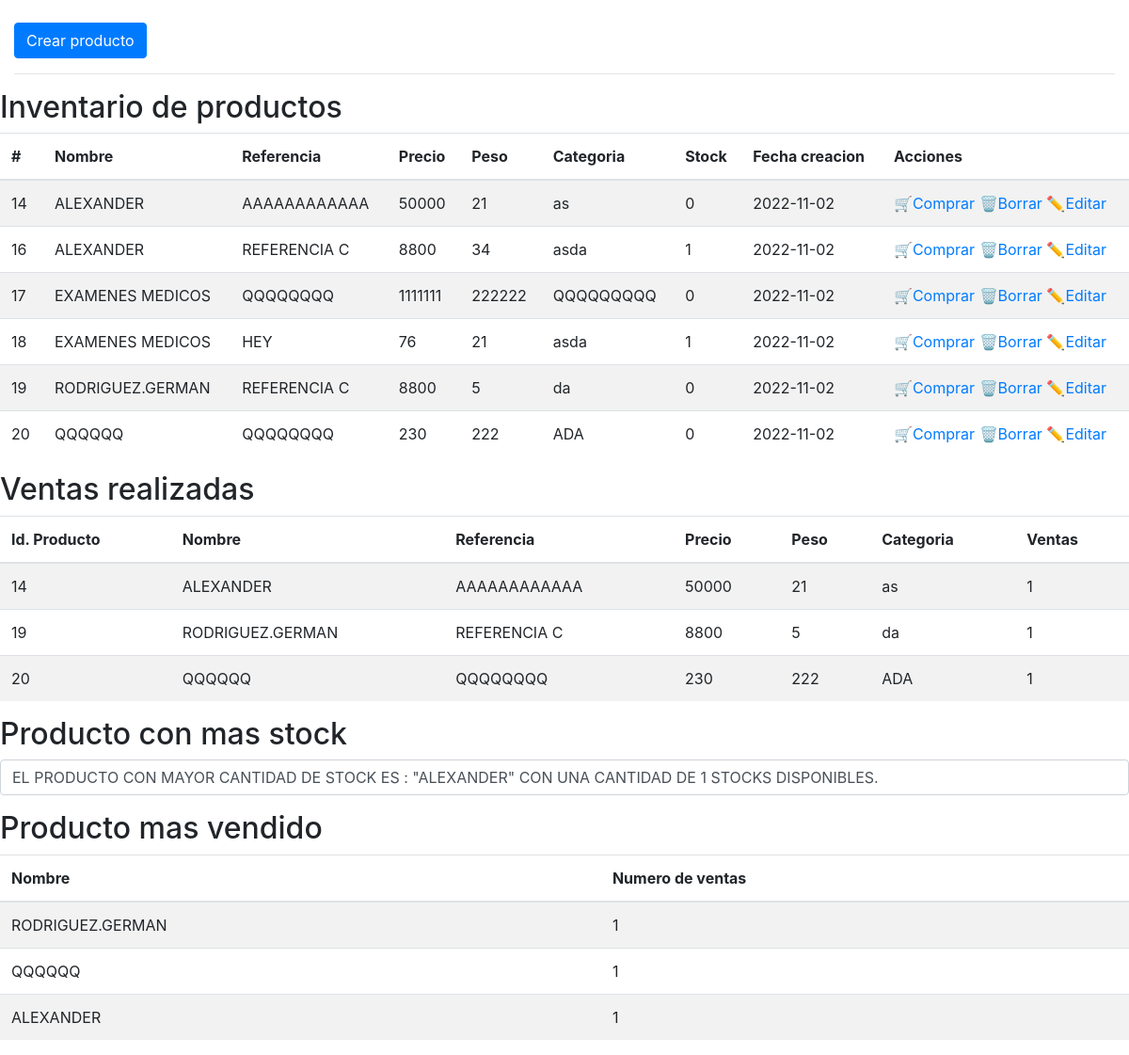
The app's page /, older data.
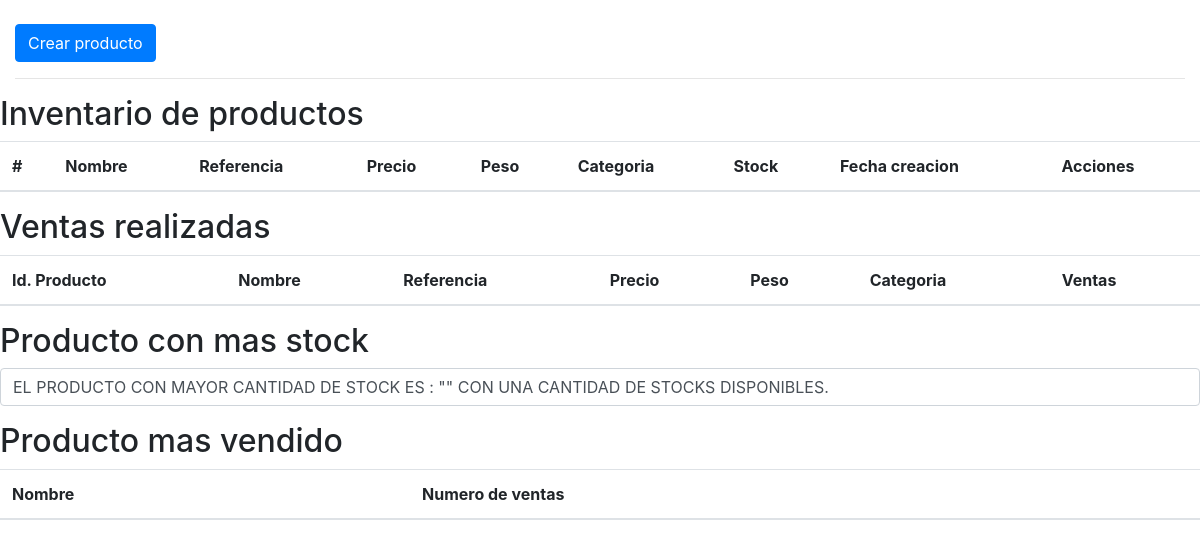
The same page, newer data.
### tables this page shows
CREATE TABLE `productos` (
  `prd_id` int(11) NOT NULL,
  `prd_nombre` varchar(100) NOT NULL,
  `prd_referencia` varchar(50) NOT NULL,
  `prd_precio` int(11) NOT NULL,
  `prd_peso` int(11) NOT NULL,
  `prd_categoria` varchar(100) NOT NULL,
  `prd_stock` int(11) NOT NULL,
  `prd_creado` date NOT NULL
);

CREATE TABLE `ventas` (
  `vnt_id` int(11) NOT NULL,
  `vnt_prd_id` int(11) NOT NULL,
  `vnt_cantidad` int(11) NOT NULL
);

### php/producto.php (called while the page is built, shortened)
<?php
    class _productos {
		function getProductos() {
            $db = new DB();
			$connect = $db->connect();
			$productos = [];
			$sql = "SELECT * FROM productos";
			$query = $connect -> prepare($sql);
			$query -> execute();
			$results = $query -> fetchAll(PDO::FETCH_OBJ);
			if($query -> rowCount() > 0)   {
				foreach($results as $result) {
					array_push($productos, $result);
			   }
			}
			return $productos;
		}
        function getVentas() {
            $db = new DB();
            $connect = $db->connect();
            $productos = [];
            $sql = "SELECT * FROM ventas INNER JOIN productos
            ON ventas.vnt_prd_id = productos.prd_id";
            $query = $connect -> prepare($sql);
            $query -> execute();
            $results = $query -> fetchAll(PDO::FETCH_OBJ);
            if($query -> rowCount() > 0)   {
                foreach($results as $result) {
                    array_push($productos, $result);
               }
            }
            return $productos;
        }
        function getProductoMayorStock() {
            $db = new DB();
            $connect = $db->connect();
            $productos = [];
            $sql = "SELECT MAX(`prd_stock`) as stock, prd_nombre FROM productos";
            $query = $connect -> prepare($sql);
            $query -> execute();
            $results = $query -> fetchAll(PDO::FETCH_OBJ);
            if($query -> rowCount() > 0)   {
                foreach($results as $result) {
                    array_push($productos, $result);
               }
            }
            return $productos;
        }
        function getProductoMayorVentas() {
            $db = new DB();
            $connect = $db->connect();
            $productos = [];
            $sql = "SELECT prd_nombre, SUM(vnt.vnt_cantidad) AS ventas FROM productos prd INNER JOIN ventas vnt ON(vnt.vnt_prd_id = prd.prd_id) GROUP BY prd.prd_id ORDER BY ventas DESC";
            $query = $connect -> prepare($sql);
            $query -> execute();
            $results = $query -> fetchAll(PDO::FETCH_OBJ);
            if($query -> rowCount() > 0)   {
                foreach($results as $result) {
                    array_push($productos, $result);
               }
            }
            return $productos;
        }
	}
 ?>

### index.php (the view, shortened to what the changed rows need)
<?php
    require_once 'php/producto.php';
    $productos = new _productos();
    $get_productos = $productos->getProductos();
    $get_ventas = $productos->getVentas();
    $get_max_stock = $productos->getProductoMayorStock();
    $get_max_ventas = $productos->getProductoMayorVentas();
 ?>
<?php include "templates/header.php"; ?>
<div class="container-fluid">
  <div class="row">
  </div>
</div>
    <h2>Inventario de productos</h2>
    <table class="table table-striped">
        <thead>
          <tr>
            <th>#</th>
            <th>Nombre</th>
            <th>Referencia</th>
            <th>Precio</th>
            <th>Peso</th>
            <th>Categoria</th>
            <th>Stock</th>
            <th>Fecha creacion</th>
            <th>Acciones</th>
          </tr>
        </thead>
        <tbody>
          <?php
          if ($get_productos>0) {
            foreach ($get_productos as $fila) {
              ?>
              <tr>
                <td><?php echo $fila->prd_id; ?></td>
                <td><?php echo $fila->prd_nombre; ?></td>
                <td><?php echo $fila->prd_referencia; ?></td>
                <td><?php echo $fila->prd_precio; ?></td>
                <td><?php echo $fila->prd_peso; ?></td>
                <td><?php echo $fila->prd_categoria; ?></td>
                <td><?php echo $fila->prd_stock; ?></td>
                <td><?php echo $fila->prd_creado; ?></td>
                <td>
                  <a href="<?='venta.php?id='.$fila->prd_id; ?>">🛒Comprar</a>
                  <a href="<?='borrar.php?id='.$fila->prd_id; ?>">🗑️Borrar</a>
                  <a href="<?='editar.php?id='.$fila->prd_id; ?>">✏️Editar</a>
                </td>
              </tr>
              <?php
            }
          }
          ?>
      </table>
    <h2>Ventas realizadas</h2>
    <table class="table table-striped">
        <thead>
          <tr>
            <th>Id. Producto</th>
            <th>Nombre</th>
            <th>Referencia</th>
            <th>Precio</th>
            <th>Peso</th>
            <th>Categoria</th>
            <th>Ventas</th>
          </tr>
        </thead>
        <tbody>
          <?php
          if ($get_ventas>0) {
            foreach ($get_ventas as $fila) {
              ?>
              <tr>
                <td><?php echo $fila->prd_id; ?></td>
                <td><?php echo $fila->prd_nombre; ?></td>
                <td><?php echo $fila->prd_referencia; ?></td>
                <td><?php echo $fila->prd_precio; ?></td>
                <td><?php echo $fila->prd_peso; ?></td>
                <td><?php echo $fila->prd_categoria; ?></td>
                <td><?php echo $fila->vnt_cantidad; ?></td>
              </tr>
              <?php
            }
          }
          ?>
      </table>
      <h2>Producto con mas stock</h2>
      <?php
          if ($get_max_stock>0) {
            foreach ($get_max_stock as $fila) {
              ?>
                  <p class="form-control"> EL PRODUCTO CON MAYOR CANTIDAD DE STOCK ES : "<?php echo $fila->prd_nombre; ?>" CON UNA CANTIDAD DE <?php echo $fila->stock; ?> STOCKS DISPONIBLES.</p>
              <?php
            }
          }
       ?>
    <h2>Producto mas vendido</h2>
    <table class="table table-striped">
        <thead>
          <tr>
            <th>Nombre</th>
            <th>Numero de ventas</th>
          </tr>
        </thead>
        <tbody>
          <?php
          if ($get_max_ventas>0) {
            foreach ($get_max_ventas as $fila) {
              ?>
              <tr>
                <td><?php echo $fila->prd_nombre; ?></td>
                <td><?php echo $fila->ventas; ?></td>
              </tr>
              <?php
            }
          }
          ?>
      </table>
<?php include "templates/footer.php"; ?>

Row changes from the older to the newer data that the page shows:
removed productos: prd_id "14", prd_nombre "ALEXANDER", prd_referencia "AAAAAAAAAAAA", prd_precio "50000", prd_peso "21", prd_categoria "as", prd_stock "0", prd_creado "2022-11-02"
removed productos: prd_id "16", prd_nombre "ALEXANDER", prd_referencia "REFERENCIA C", prd_precio "8800", prd_peso "34", prd_categoria "asda", prd_stock "1", prd_creado "2022-11-02"
removed productos: prd_id "17", prd_nombre "EXAMENES MEDICOS", prd_referencia "QQQQQQQQ", prd_precio "1111111", prd_peso "222222", prd_categoria "QQQQQQQQQ", prd_stock "0", prd_creado "2022-11-02"
removed productos: prd_id "18", prd_nombre "EXAMENES MEDICOS", prd_referencia "HEY", prd_precio "76", prd_peso "21", prd_categoria "asda", prd_stock "1", prd_creado "2022-11-02"
removed productos: prd_id "19", prd_nombre "RODRIGUEZ.GERMAN", prd_referencia "REFERENCIA C", prd_precio "8800", prd_peso "5", prd_categoria "da", prd_stock "0", prd_creado "2022-11-02"
removed productos: prd_id "20", prd_nombre "QQQQQQ", prd_referencia "QQQQQQQQ", prd_precio "230", prd_peso "222", prd_categoria "ADA", prd_stock "0", prd_creado "2022-11-02"
removed ventas: vnt_prd.prd_id "14", vnt_prd.prd_nombre "ALEXANDER", vnt_prd.prd_referencia "AAAAAAAAAAAA", vnt_prd.prd_precio "50000", vnt_prd.prd_peso "21", vnt_prd.prd_categoria "as", vnt_cantidad "1"
removed ventas: vnt_prd.prd_id "19", vnt_prd.prd_nombre "RODRIGUEZ.GERMAN", vnt_prd.prd_referencia "REFERENCIA C", vnt_prd.prd_precio "8800", vnt_prd.prd_peso "5", vnt_prd.prd_categoria "da", vnt_cantidad "1"
removed ventas: vnt_prd.prd_id "20", vnt_prd.prd_nombre "QQQQQQ", vnt_prd.prd_referencia "QQQQQQQQ", vnt_prd.prd_precio "230", vnt_prd.prd_peso "222", vnt_prd.prd_categoria "ADA", vnt_cantidad "1"
Text that changed along with them:
new list line: "EL PRODUCTO CON MAYOR CANTIDAD DE STOCK ES : \" \" CON UNA CANTIDAD DE STOCKS DISPONIBLES."
list line gone: "EL PRODUCTO CON MAYOR CANTIDAD DE STOCK ES : \" ALEXANDER \" CON UNA CANTIDAD DE 1 STOCKS DISPONIBLES."
list line gone: "RODRIGUEZ.GERMAN 1"
list line gone: "QQQQQQ 1"
list line gone: "ALEXANDER 1"
